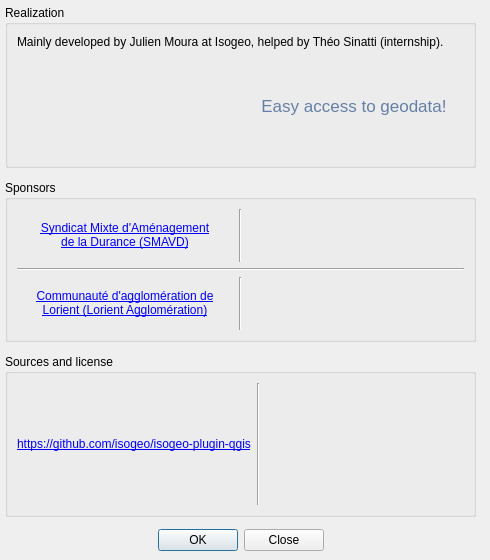
<?xml version="1.0" encoding="UTF-8"?>
<ui version="4.0">
 <class>dlg_credits</class>
 <widget class="QDialog" name="dlg_credits">
  <property name="geometry">
   <rect>
    <x>0</x>
    <y>0</y>
    <width>490</width>
    <height>560</height>
   </rect>
  </property>
  <property name="minimumSize">
   <size>
    <width>490</width>
    <height>560</height>
   </size>
  </property>
  <property name="maximumSize">
   <size>
    <width>490</width>
    <height>560</height>
   </size>
  </property>
  <property name="windowTitle">
   <string>Credits</string>
  </property>
  <property name="windowIcon">
   <iconset resource="../../resources.qrc">
    <normaloff>:/plugins/Isogeo/resources/gavel.svg</normaloff>:/plugins/Isogeo/resources/gavel.svg</iconset>
  </property>
  <property name="windowOpacity">
   <double>0.900000000000000</double>
  </property>
  <property name="locale">
   <locale language="English" country="UnitedStates"/>
  </property>
  <property name="sizeGripEnabled">
   <bool>false</bool>
  </property>
  <widget class="QWidget" name="verticalLayoutWidget">
   <property name="geometry">
    <rect>
     <x>0</x>
     <y>0</y>
     <width>481</width>
     <height>556</height>
    </rect>
   </property>
   <layout class="QVBoxLayout" name="verticalLayout">
    <property name="spacing">
     <number>12</number>
    </property>
    <property name="sizeConstraint">
     <enum>QLayout::SetMaximumSize</enum>
    </property>
    <property name="margin">
     <number>5</number>
    </property>
    <item>
     <widget class="QGroupBox" name="grp_realization">
      <property name="font">
       <font>
        <pointsize>9</pointsize>
       </font>
      </property>
      <property name="title">
       <string>Realization</string>
      </property>
      <property name="flat">
       <bool>true</bool>
      </property>
      <layout class="QVBoxLayout" name="verticalLayout_7">
       <item>
        <widget class="QLabel" name="lbl_development">
         <property name="text">
          <string>Mainly developed by Julien Moura at Isogeo, helped by Théo Sinatti (internship).</string>
         </property>
         <property name="wordWrap">
          <bool>true</bool>
         </property>
        </widget>
       </item>
       <item>
        <layout class="QHBoxLayout" name="horizontalLayout_4">
         <item>
          <widget class="QLabel" name="lbl_isogeo_logo">
           <property name="minimumSize">
            <size>
             <width>200</width>
             <height>100</height>
            </size>
           </property>
           <property name="maximumSize">
            <size>
             <width>16777215</width>
             <height>16777215</height>
            </size>
           </property>
           <property name="text">
            <string notr="true"/>
           </property>
           <property name="pixmap">
            <pixmap resource="../../resources.qrc">:/plugins/Isogeo/resources/isogeo.png</pixmap>
           </property>
           <property name="scaledContents">
            <bool>false</bool>
           </property>
           <property name="alignment">
            <set>Qt::AlignCenter</set>
           </property>
           <property name="openExternalLinks">
            <bool>true</bool>
           </property>
          </widget>
         </item>
         <item>
          <widget class="QLabel" name="lbl_isogeo_punchline">
           <property name="font">
            <font>
             <pointsize>13</pointsize>
             <weight>50</weight>
             <bold>false</bold>
             <underline>true</underline>
            </font>
           </property>
           <property name="text">
            <string>&lt;a href=&quot;http://www.isogeo.com&quot; style=&quot;color:#6480A7;text-decoration:none;&quot;&gt;Easy access to geodata!&lt;/a&gt;</string>
           </property>
           <property name="alignment">
            <set>Qt::AlignCenter</set>
           </property>
           <property name="openExternalLinks">
            <bool>true</bool>
           </property>
          </widget>
         </item>
        </layout>
       </item>
      </layout>
     </widget>
    </item>
    <item>
     <widget class="QGroupBox" name="grp_sponsors">
      <property name="font">
       <font>
        <pointsize>9</pointsize>
        <weight>50</weight>
        <bold>false</bold>
       </font>
      </property>
      <property name="title">
       <string>Sponsors</string>
      </property>
      <property name="flat">
       <bool>true</bool>
      </property>
      <layout class="QVBoxLayout" name="verticalLayout_9">
       <item>
        <layout class="QGridLayout" name="gridLayout_5">
         <item row="0" column="0">
          <widget class="QLabel" name="lbl_smavd_url">
           <property name="text">
            <string notr="true">&lt;html&gt;&lt;head/&gt;&lt;body&gt;&lt;p align=&quot;center&quot;&gt;&lt;a href=&quot;http://www.smavd.org/&quot;&gt;&lt;span style=&quot; text-decoration: underline; color:#0000ff;&quot;&gt;Syndicat Mixte d&amp;apos;Am&amp;eacute;nagement&lt;br/&gt;de la Durance (SMAVD)&lt;/span&gt;&lt;/a&gt;&lt;/p&gt;&lt;/body&gt;&lt;/html&gt;</string>
           </property>
           <property name="wordWrap">
            <bool>true</bool>
           </property>
           <property name="openExternalLinks">
            <bool>false</bool>
           </property>
          </widget>
         </item>
         <item row="0" column="2">
          <widget class="QLabel" name="lbl_smavd_logo">
           <property name="text">
            <string notr="true"/>
           </property>
           <property name="pixmap">
            <pixmap resource="../../resources.qrc">:/plugins/Isogeo/resources/sponsor_logo_SMAVD.jpg</pixmap>
           </property>
           <property name="scaledContents">
            <bool>false</bool>
           </property>
           <property name="alignment">
            <set>Qt::AlignCenter</set>
           </property>
           <property name="openExternalLinks">
            <bool>true</bool>
           </property>
          </widget>
         </item>
         <item row="0" column="1">
          <widget class="Line" name="line_2">
           <property name="orientation">
            <enum>Qt::Vertical</enum>
           </property>
          </widget>
         </item>
        </layout>
       </item>
       <item>
        <widget class="Line" name="line">
         <property name="orientation">
          <enum>Qt::Horizontal</enum>
         </property>
        </widget>
       </item>
       <item>
        <layout class="QGridLayout" name="gridLayout_6">
         <item row="1" column="2">
          <widget class="QLabel" name="lbl_lorient_logo">
           <property name="maximumSize">
            <size>
             <width>800</width>
             <height>3000</height>
            </size>
           </property>
           <property name="text">
            <string notr="true"/>
           </property>
           <property name="pixmap">
            <pixmap resource="../../resources.qrc">:/plugins/Isogeo/resources/sponsor_logo_ca_lorient.png</pixmap>
           </property>
           <property name="scaledContents">
            <bool>false</bool>
           </property>
           <property name="alignment">
            <set>Qt::AlignCenter</set>
           </property>
           <property name="wordWrap">
            <bool>false</bool>
           </property>
           <property name="openExternalLinks">
            <bool>true</bool>
           </property>
          </widget>
         </item>
         <item row="1" column="0">
          <widget class="QLabel" name="lbl_lorient_url">
           <property name="text">
            <string notr="true">&lt;html&gt;&lt;head/&gt;&lt;body&gt;&lt;p align=&quot;center&quot;&gt;&lt;a href=&quot;https://www.lorient-agglo.fr/&quot;&gt;&lt;span style=&quot; text-decoration: underline; color:#0000ff;&quot;&gt;Communaut&amp;eacute; d&amp;apos;agglom&amp;eacute;ration de&lt;br/&gt;Lorient (Lorient Agglom&amp;eacute;ration)&lt;/span&gt;&lt;/a&gt;&lt;/p&gt;&lt;/body&gt;&lt;/html&gt;</string>
           </property>
          </widget>
         </item>
         <item row="1" column="1">
          <widget class="Line" name="line_3">
           <property name="orientation">
            <enum>Qt::Vertical</enum>
           </property>
          </widget>
         </item>
        </layout>
       </item>
      </layout>
     </widget>
    </item>
    <item>
     <widget class="QGroupBox" name="grp_sources">
      <property name="enabled">
       <bool>true</bool>
      </property>
      <property name="font">
       <font>
        <pointsize>9</pointsize>
       </font>
      </property>
      <property name="title">
       <string>Sources and license</string>
      </property>
      <property name="flat">
       <bool>true</bool>
      </property>
      <property name="checkable">
       <bool>false</bool>
      </property>
      <layout class="QVBoxLayout" name="verticalLayout_8">
       <item>
        <layout class="QGridLayout" name="gridLayout_4">
         <item row="0" column="2">
          <widget class="QLabel" name="lbl_license_logo_gpl3">
           <property name="text">
            <string notr="true"/>
           </property>
           <property name="pixmap">
            <pixmap resource="../../resources.qrc">:/plugins/Isogeo/resources/gplv3.png</pixmap>
           </property>
           <property name="alignment">
            <set>Qt::AlignCenter</set>
           </property>
           <property name="openExternalLinks">
            <bool>true</bool>
           </property>
          </widget>
         </item>
         <item row="0" column="0">
          <widget class="QLabel" name="lbl_source_repository">
           <property name="text">
            <string>&lt;html&gt;&lt;head/&gt;&lt;body&gt;&lt;p&gt;&lt;a href=&quot;https://github.com/isogeo/isogeo-plugin-qgis&quot;&gt;&lt;span style=&quot; text-decoration: underline; color:#0000ff;&quot;&gt;https://github.com/isogeo/isogeo-plugin-qgis&lt;/span&gt;&lt;/a&gt;&lt;/p&gt;&lt;/body&gt;&lt;/html&gt;</string>
           </property>
          </widget>
         </item>
         <item row="0" column="1">
          <widget class="Line" name="line_4">
           <property name="orientation">
            <enum>Qt::Vertical</enum>
           </property>
          </widget>
         </item>
        </layout>
       </item>
      </layout>
     </widget>
    </item>
    <item>
     <widget class="QDialogButtonBox" name="btn_ok_close">
      <property name="layoutDirection">
       <enum>Qt::LeftToRight</enum>
      </property>
      <property name="autoFillBackground">
       <bool>false</bool>
      </property>
      <property name="locale">
       <locale language="English" country="UnitedStates"/>
      </property>
      <property name="orientation">
       <enum>Qt::Horizontal</enum>
      </property>
      <property name="standardButtons">
       <set>QDialogButtonBox::Close|QDialogButtonBox::Ok</set>
      </property>
      <property name="centerButtons">
       <bool>true</bool>
      </property>
     </widget>
    </item>
   </layout>
  </widget>
 </widget>
 <resources>
  <include location="../../resources.qrc"/>
 </resources>
 <connections>
  <connection>
   <sender>btn_ok_close</sender>
   <signal>accepted()</signal>
   <receiver>dlg_credits</receiver>
   <slot>accept()</slot>
   <hints>
    <hint type="sourcelabel">
     <x>248</x>
     <y>254</y>
    </hint>
    <hint type="destinationlabel">
     <x>157</x>
     <y>274</y>
    </hint>
   </hints>
  </connection>
  <connection>
   <sender>btn_ok_close</sender>
   <signal>rejected()</signal>
   <receiver>dlg_credits</receiver>
   <slot>reject()</slot>
   <hints>
    <hint type="sourcelabel">
     <x>316</x>
     <y>260</y>
    </hint>
    <hint type="destinationlabel">
     <x>286</x>
     <y>274</y>
    </hint>
   </hints>
  </connection>
 </connections>
</ui>
